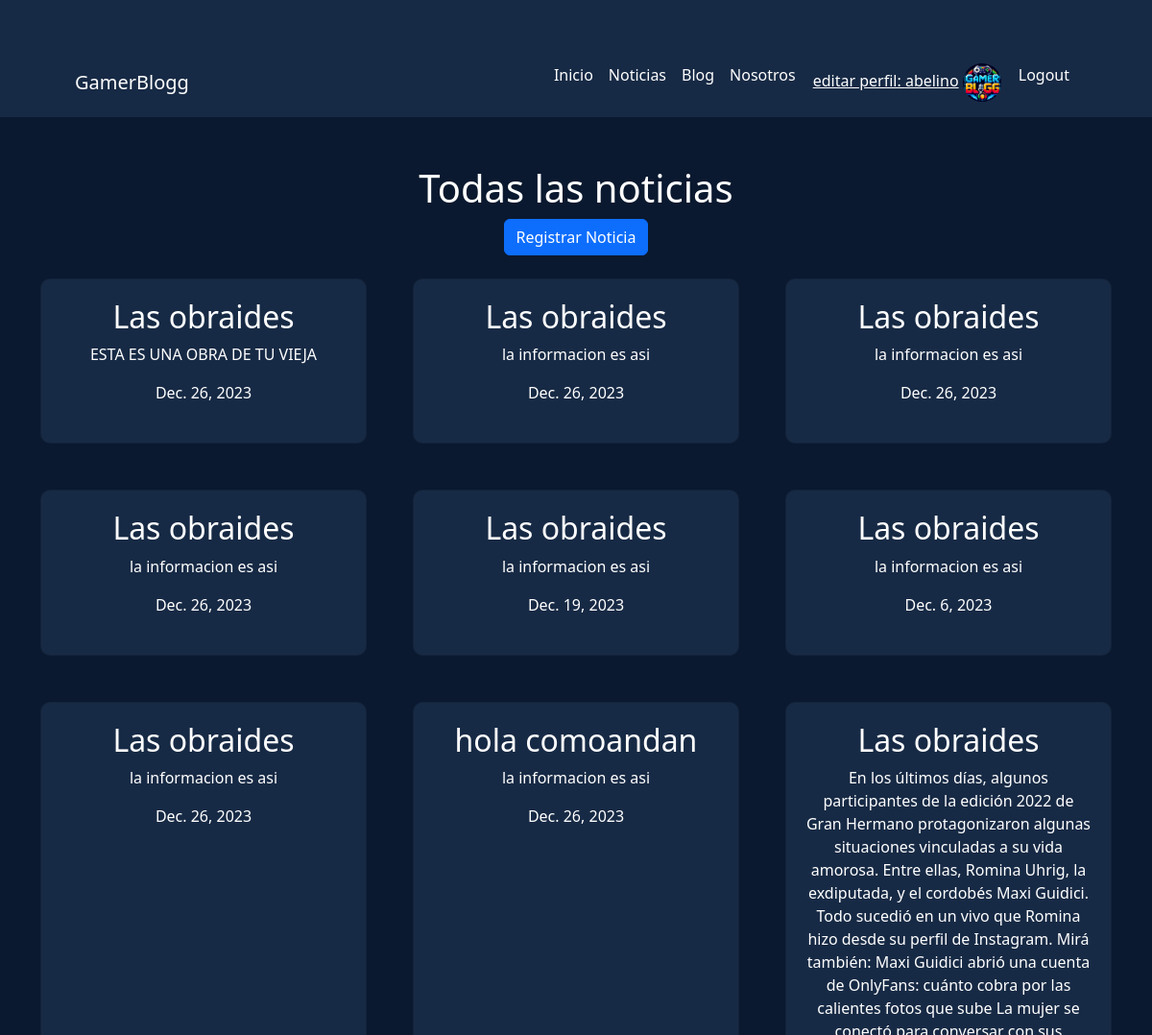
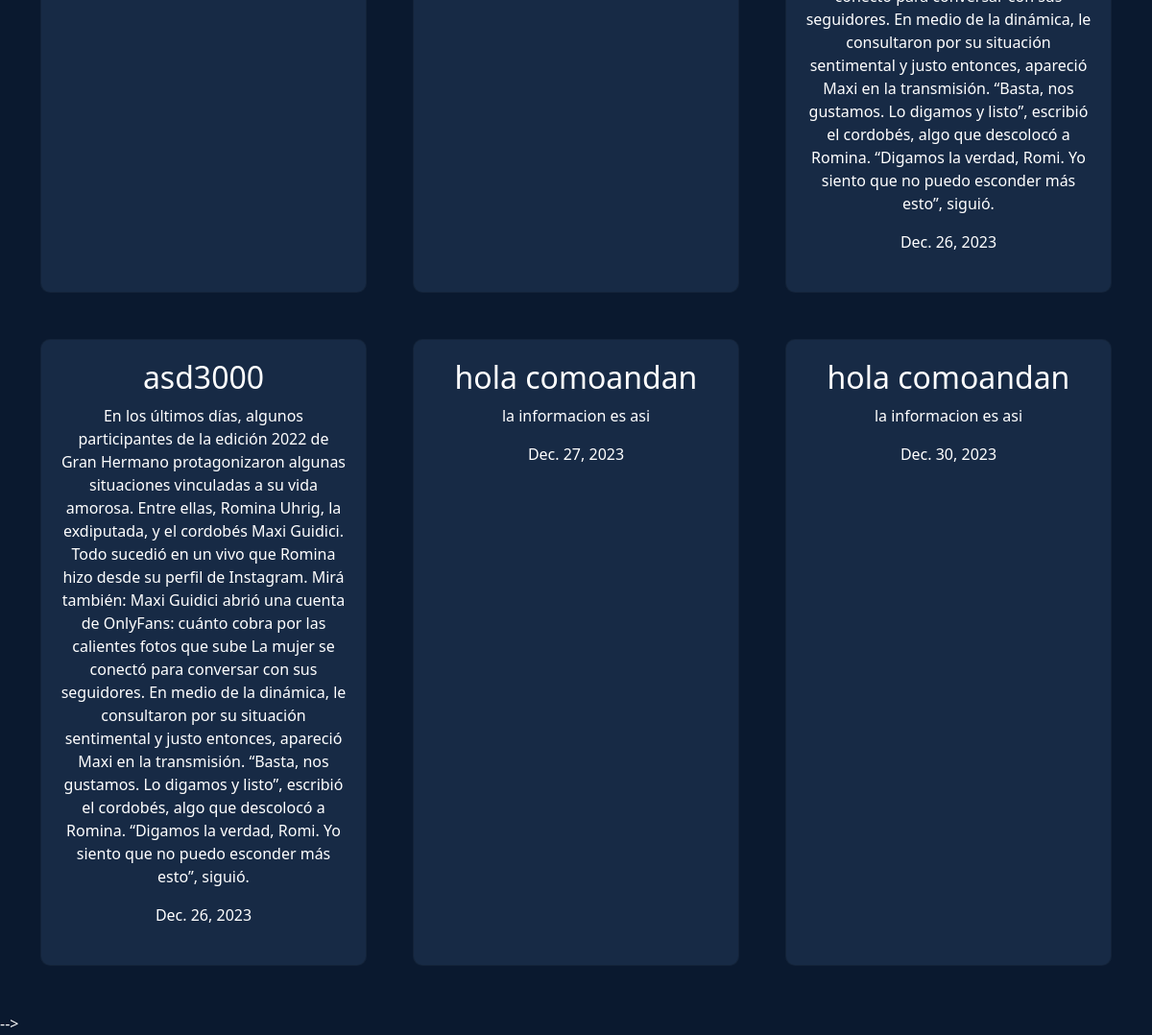
The app's page /crear_videojuegos/todos (signed in) with its own data (2 pictures, top to bottom).
### core/models.py (models this page shows, shortened)
class NoticiaVideojuego(models.Model):
    titulo = models.CharField(max_length=100)
    descripcion = models.TextField()
    fecha = models.DateField()

### core/views.py (the view)
# urls.py: path("crear_videojuegos/todos", views.videojuegos_todos_view, name="noticia-todos"),
def videojuegos_todos_view(request):
    todas_las_noticias= []
    for noticias in NoticiaVideojuego.objects.all():
        todas_las_noticias.append(noticias)
    contexto = {"noticias": todas_las_noticias}
    return render(request, "core/noticias_todas.html", contexto)

### usuarios/context_processors.py (called while the page is built)
def avatar_context(request):
    avatar_url = None
    if request.user.is_authenticated:
        avatars = Avatar.objects.filter(user=request.user.id)
        if avatars.exists():
            avatar_url = avatars[0].imagen.url
    return {"avatar_url": avatar_url}

### core/templates/core/noticias_todas.html (shortened to what this page needs)
{% load static %}
<!DOCTYPE html>
<html lang="en">
<head>
    <link href="{% static 'core/css/styles.css' %}" rel="stylesheet" />
</head>
<body>
    {% include 'core/navbar.html' %}
    <div class="container text-center">
        <h1>Todas las noticias</h1>
        <a href="/buscar_noticia" class="btn btn-primary">Registrar Noticia</a>
        <br>
        <br>
        <div class="row gx-4 gx-lg-5">
            {% for noticia in noticias %}
                <div class="col-md-6 col-lg-4 mb-5">
                    <div class="card h-100">
                        <div class="card-body">
                            <h2 class="card-title">{{ noticia.titulo }}</h2>
                            <p class="card-text">{{ noticia.descripcion }}</p>
                            <p class="card-text">{{ noticia.fecha }}</p>
                        </div>
                    </div>
                </div>
            {% endfor %}
        </div>
    </div>
</body>
</html>

### core/templates/core/navbar.html (shortened to what this page needs)
        <nav class="navbar navbar-expand-lg navbar-dark" style="background-color: #172a45;">
            <div class="container px-5">
                <a class="navbar-brand" href="#!" style="color: #fff;">GamerBlogg</a>
                <div class="collapse navbar-collapse" id="navbarSupportedContent">
                    <ul class="navbar-nav ms-auto mb-2 mb-lg-0">
                        <li class="nav-item"><a class="nav-link active" aria-current="page" href="{% url 'core:index' %}" style="color: #fff;">Inicio</a></li>
                        <li class="nav-item"><a class="nav-link" href="/crear_videojuegos/todos" style="color: #fff;">Noticias</a></li>
                        <li class="nav-item"><a class="nav-link" href="{% url 'blog:index' %}" style="color: #fff;">Blog</a></li>
                        <li class="nav-item"><a class="nav-link" href="{% url 'core:about' %}" style="color: #fff;">Nosotros</a></li>
                        {% if user.is_authenticated %}
                            <span class="navbar-text" style="color: #fff; margin-left: 10px;">
                                <a class="navbar-text" href="{% url 'usuarios:editar_perfil' %}">editar perfil: {{ user.username }}</a>
                                <img src="{{ avatar_url }}" style="height: 40px; width: auto; border-radius: 50%; vertical-align: middle;">
                            </span>
                            <li class="nav-item" style="margin-left: 10px;">
                                <a class="nav-link" href="{% url 'usuarios:logout' %}" style="color: #fff;">Logout</a>
                            </li>
                        {% else %}
                            <li class="nav-item"><a class="nav-link" href="{% url 'usuarios:login' %}" style="color: #fff;">Login</a></li>
                            <li class="nav-item"><a class="nav-link" href="{% url 'usuarios:registro' %}" style="color: #fff;">Registrarse</a></li>
                        {% endif %}
                    </ul>
                </div>
            </div>
        </nav>

### core/templates/core/noticias_todas.html (style rules this page uses)
body { background-color: #0a192f; color: #fff; }
.container { margin-top: 50px; }
.card { background-color: #172a45; color: #fff; border-radius: 10px; margin-bottom: 20px; }
.card-body { padding: 20px; }

### records on screen
NoticiaVideojuego: titulo "Las obraides", descripcion "ESTA ES UNA OBRA DE TU VIEJA", fecha "Dec. 26, 2023"
NoticiaVideojuego: titulo "Las obraides", descripcion "la informacion es asi", fecha "Dec. 26, 2023"
NoticiaVideojuego: titulo "Las obraides", descripcion "la informacion es asi", fecha "Dec. 26, 2023"
NoticiaVideojuego: titulo "Las obraides", descripcion "la informacion es asi", fecha "Dec. 26, 2023"
NoticiaVideojuego: titulo "Las obraides", descripcion "la informacion es asi", fecha "Dec. 19, 2023"
NoticiaVideojuego: titulo "Las obraides", descripcion "la informacion es asi", fecha "Dec. 6, 2023"
NoticiaVideojuego: titulo "Las obraides", descripcion "la informacion es asi", fecha "Dec. 26, 2023"
NoticiaVideojuego: titulo "hola comoandan", descripcion "la informacion es asi", fecha "Dec. 26, 2023"
NoticiaVideojuego: titulo "Las obraides", descripcion "En los últimos días, algunos participantes de la edición 2022 de Gran Hermano protagonizaron algunas situaciones vinculadas a su vida amorosa. Entre ellas, Romina Uhrig, la exdiputada, y el cordobés Maxi Guidici. Todo sucedió en un vivo que Romina hizo desde su perfil de Instagram. Mirá también: Maxi Guidici abrió una cuenta de OnlyFans: cuánto cobra por las calientes fotos que sube La mujer se conectó para conversar con sus seguidores. En medio de la dinámica, le consultaron por su situación sentimental y justo entonces, apareció Maxi en la transmisión. “Basta, nos gustamos. Lo digamos y listo”, escribió el cordobés, algo que descolocó a Romina. “Digamos la verdad, Romi. Yo siento que no…", fecha "Dec. 26, 2023"
NoticiaVideojuego: titulo "asd3000", descripcion "En los últimos días, algunos participantes de la edición 2022 de Gran Hermano protagonizaron algunas situaciones vinculadas a su vida amorosa. Entre ellas, Romina Uhrig, la exdiputada, y el cordobés Maxi Guidici. Todo sucedió en un vivo que Romina hizo desde su perfil de Instagram. Mirá también: Maxi Guidici abrió una cuenta de OnlyFans: cuánto cobra por las calientes fotos que sube La mujer se conectó para conversar con sus seguidores. En medio de la dinámica, le consultaron por su situación sentimental y justo entonces, apareció Maxi en la transmisión. “Basta, nos gustamos. Lo digamos y listo”, escribió el cordobés, algo que descolocó a Romina. “Digamos la verdad, Romi. Yo siento que no…", fecha "Dec. 26, 2023"
NoticiaVideojuego: titulo "hola comoandan", descripcion "la informacion es asi", fecha "Dec. 27, 2023"
NoticiaVideojuego: titulo "hola comoandan", descripcion "la informacion es asi", fecha "Dec. 30, 2023"

### other values on screen
{{ user.username }} "abelino"
